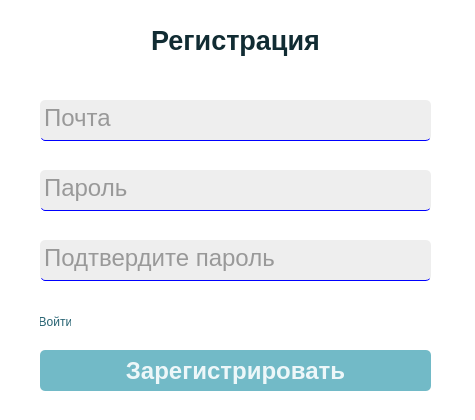
<?xml version="1.0" encoding="UTF-8"?>
<ui version="4.0">
 <class>RegistrationWindow</class>
 <widget class="QMainWindow" name="RegistrationWindow">
  <property name="geometry">
   <rect>
    <x>0</x>
    <y>0</y>
    <width>475</width>
    <height>420</height>
   </rect>
  </property>
  <property name="minimumSize">
   <size>
    <width>475</width>
    <height>420</height>
   </size>
  </property>
  <property name="maximumSize">
   <size>
    <width>475</width>
    <height>420</height>
   </size>
  </property>
  <property name="windowTitle">
   <string>MainWindow</string>
  </property>
  <property name="styleSheet">
   <string notr="true">background: white;</string>
  </property>
  <widget class="QWidget" name="mainWidget">
   <widget class="QTextEdit" name="Email">
    <property name="geometry">
     <rect>
      <x>40</x>
      <y>100</y>
      <width>391</width>
      <height>41</height>
     </rect>
    </property>
    <property name="font">
     <font>
      <pointsize>18</pointsize>
     </font>
    </property>
    <property name="cursor" stdset="0">
     <cursorShape>IBeamCursor</cursorShape>
    </property>
    <property name="styleSheet">
     <string notr="true">QTextEdit {
	border: none;border-radius: 5px;border-bottom: 1px solid blue;background: #eee;color: #444;
}

QTextEdit:hover {
	background: white;color: #111;
}
</string>
    </property>
    <property name="html">
     <string>&lt;!DOCTYPE HTML PUBLIC &quot;-//W3C//DTD HTML 4.0//EN&quot; &quot;http://www.w3.org/TR/REC-html40/strict.dtd&quot;&gt;
&lt;html&gt;&lt;head&gt;&lt;meta name=&quot;qrichtext&quot; content=&quot;1&quot; /&gt;&lt;style type=&quot;text/css&quot;&gt;
p, li { white-space: pre-wrap; }
&lt;/style&gt;&lt;/head&gt;&lt;body style=&quot; font-family:'MS Shell Dlg 2'; font-size:18pt; font-weight:400; font-style:normal;&quot;&gt;
&lt;p style=&quot;-qt-paragraph-type:empty; margin-top:0px; margin-bottom:0px; margin-left:0px; margin-right:0px; -qt-block-indent:0; text-indent:0px;&quot;&gt;&lt;br /&gt;&lt;/p&gt;&lt;/body&gt;&lt;/html&gt;</string>
    </property>
    <property name="placeholderText">
     <string>Почта</string>
    </property>
   </widget>
   <widget class="QLabel" name="Label">
    <property name="geometry">
     <rect>
      <x>40</x>
      <y>20</y>
      <width>391</width>
      <height>41</height>
     </rect>
    </property>
    <property name="font">
     <font>
      <pointsize>20</pointsize>
      <weight>75</weight>
      <bold>true</bold>
     </font>
    </property>
    <property name="styleSheet">
     <string notr="true">QLabel {
	color: #112c33;font-weight:bold;
}</string>
    </property>
    <property name="text">
     <string>Регистрация</string>
    </property>
    <property name="alignment">
     <set>Qt::AlignCenter</set>
    </property>
   </widget>
   <widget class="QPushButton" name="SignUp">
    <property name="geometry">
     <rect>
      <x>40</x>
      <y>350</y>
      <width>391</width>
      <height>41</height>
     </rect>
    </property>
    <property name="font">
     <font>
      <pointsize>18</pointsize>
      <weight>75</weight>
      <bold>true</bold>
     </font>
    </property>
    <property name="cursor">
     <cursorShape>PointingHandCursor</cursorShape>
    </property>
    <property name="styleSheet">
     <string notr="true">QPushButton {
	background: #72bac7;color: #edf7f9;font-weight: bold;border-radius: 5px;
}

QPushButton:hover {
	background: #65b4c3;
}

QPushButton:pressed {
	background: #7ec0cc;
}
</string>
    </property>
    <property name="text">
     <string>Зарегистрировать</string>
    </property>
   </widget>
   <widget class="QTextEdit" name="Password">
    <property name="geometry">
     <rect>
      <x>40</x>
      <y>170</y>
      <width>391</width>
      <height>41</height>
     </rect>
    </property>
    <property name="font">
     <font>
      <pointsize>18</pointsize>
     </font>
    </property>
    <property name="cursor" stdset="0">
     <cursorShape>IBeamCursor</cursorShape>
    </property>
    <property name="styleSheet">
     <string notr="true">QTextEdit {
	border: none;border-radius: 5px;border-bottom: 1px solid blue;background: #eee;color: #444;
}

QTextEdit:hover {
	background: white;color: #111;
}
</string>
    </property>
    <property name="html">
     <string>&lt;!DOCTYPE HTML PUBLIC &quot;-//W3C//DTD HTML 4.0//EN&quot; &quot;http://www.w3.org/TR/REC-html40/strict.dtd&quot;&gt;
&lt;html&gt;&lt;head&gt;&lt;meta name=&quot;qrichtext&quot; content=&quot;1&quot; /&gt;&lt;style type=&quot;text/css&quot;&gt;
p, li { white-space: pre-wrap; }
&lt;/style&gt;&lt;/head&gt;&lt;body style=&quot; font-family:'MS Shell Dlg 2'; font-size:18pt; font-weight:400; font-style:normal;&quot;&gt;
&lt;p style=&quot;-qt-paragraph-type:empty; margin-top:0px; margin-bottom:0px; margin-left:0px; margin-right:0px; -qt-block-indent:0; text-indent:0px;&quot;&gt;&lt;br /&gt;&lt;/p&gt;&lt;/body&gt;&lt;/html&gt;</string>
    </property>
    <property name="placeholderText">
     <string>Пароль</string>
    </property>
   </widget>
   <widget class="QTextEdit" name="PasswordConfirm">
    <property name="geometry">
     <rect>
      <x>40</x>
      <y>240</y>
      <width>391</width>
      <height>41</height>
     </rect>
    </property>
    <property name="font">
     <font>
      <pointsize>18</pointsize>
     </font>
    </property>
    <property name="cursor" stdset="0">
     <cursorShape>IBeamCursor</cursorShape>
    </property>
    <property name="styleSheet">
     <string notr="true">QTextEdit {
	border: none;border-radius: 5px;border-bottom: 1px solid blue;background: #eee;color: #444;
}

QTextEdit:hover {
	background: white;color: #111;
}
</string>
    </property>
    <property name="html">
     <string>&lt;!DOCTYPE HTML PUBLIC &quot;-//W3C//DTD HTML 4.0//EN&quot; &quot;http://www.w3.org/TR/REC-html40/strict.dtd&quot;&gt;
&lt;html&gt;&lt;head&gt;&lt;meta name=&quot;qrichtext&quot; content=&quot;1&quot; /&gt;&lt;style type=&quot;text/css&quot;&gt;
p, li { white-space: pre-wrap; }
&lt;/style&gt;&lt;/head&gt;&lt;body style=&quot; font-family:'MS Shell Dlg 2'; font-size:18pt; font-weight:400; font-style:normal;&quot;&gt;
&lt;p style=&quot;-qt-paragraph-type:empty; margin-top:0px; margin-bottom:0px; margin-left:0px; margin-right:0px; -qt-block-indent:0; text-indent:0px;&quot;&gt;&lt;br /&gt;&lt;/p&gt;&lt;/body&gt;&lt;/html&gt;</string>
    </property>
    <property name="placeholderText">
     <string>Подтвердите пароль</string>
    </property>
   </widget>
   <widget class="QPushButton" name="LoginBtn">
    <property name="geometry">
     <rect>
      <x>40</x>
      <y>310</y>
      <width>31</width>
      <height>23</height>
     </rect>
    </property>
    <property name="styleSheet">
     <string notr="true">QPushButton {
 background: rgba(0, 0, 0, 0);
border: none;
color: #276372;
}</string>
    </property>
    <property name="text">
     <string>Войти</string>
    </property>
   </widget>
  </widget>
 </widget>
 <resources/>
 <connections/>
</ui>
